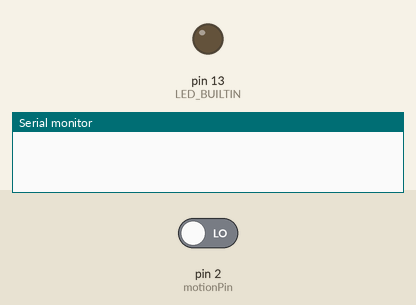
Simulated run of this sketch. Board: Arduino Uno, built with avr-gcc and run on an emulated ATmega328P. Parts: output pins drawn as LEDs (lit = HIGH), the last lines printed to the serial monitor. Inputs (shaded band) come from the test bench; at power-on: pin 2 (motionPin) LOW.

Above: at 1.2 s.
1.3 s: pin 2 (motionPin) driven HIGH
At 2.5 s:
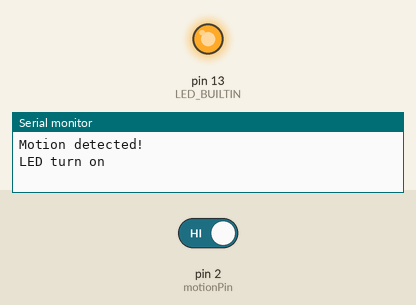
2.8 s: pin 2 (motionPin) driven LOW
At 3.7 s:
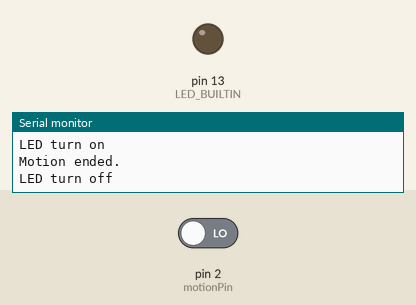
Timing chart, 0 to 5.8 s (numbered marks = the images above; inputs shaded):
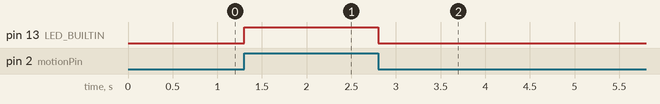

The sketch:

sketch_feb27a.ino
```cpp
// C++ code
const int motionPin = 2; // Motion sensor signal pin
volatile int motionState = LOW; // Current motion state
volatile int lastMotionState = LOW; // Previous motion state
void setup() {
pinMode(motionPin, INPUT);
pinMode(LED_BUILTIN, OUTPUT);
attachInterrupt(digitalPinToInterrupt(motionPin), motionInterrupt, CHANGE);
Serial.begin(9600);
}
void loop() {
if (motionState != lastMotionState) {
if (motionState == HIGH) {
Serial.println("Motion detected!");
Serial.println("LED turn on");
} else {
Serial.println("Motion ended.");
Serial.println("LED turn off");
}
lastMotionState = motionState;
}
}
void motionInterrupt() {
motionState = digitalRead(motionPin);
digitalWrite(LED_BUILTIN, motionState);
}
```

Measured:
- after the input at 1.3 s, pin 13 (LED_BUILTIN): LOW → HIGH at once
- after the input at 2.8 s, pin 13 (LED_BUILTIN): HIGH → LOW at once
